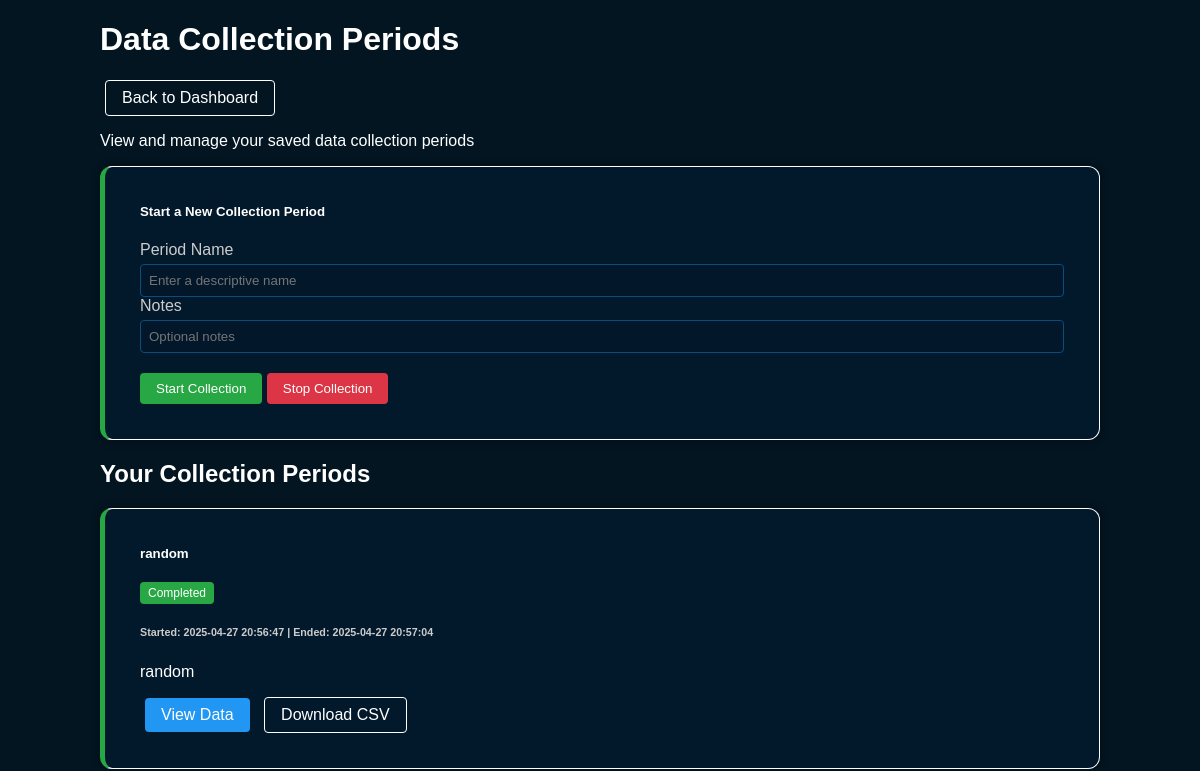
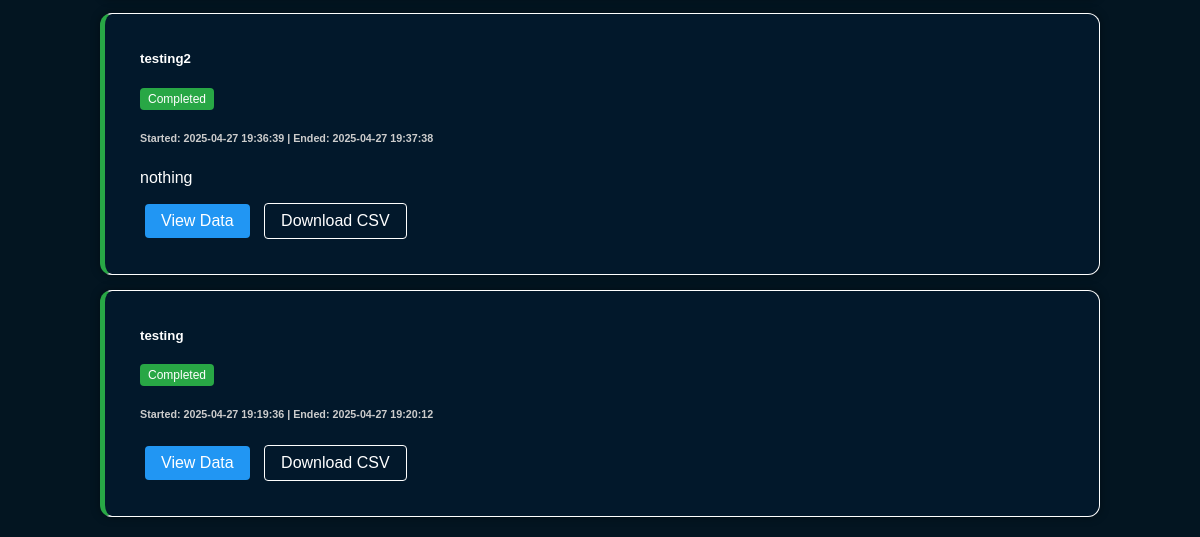
/periods, run on an earlier commit of the app's database (2 pictures, top to bottom).
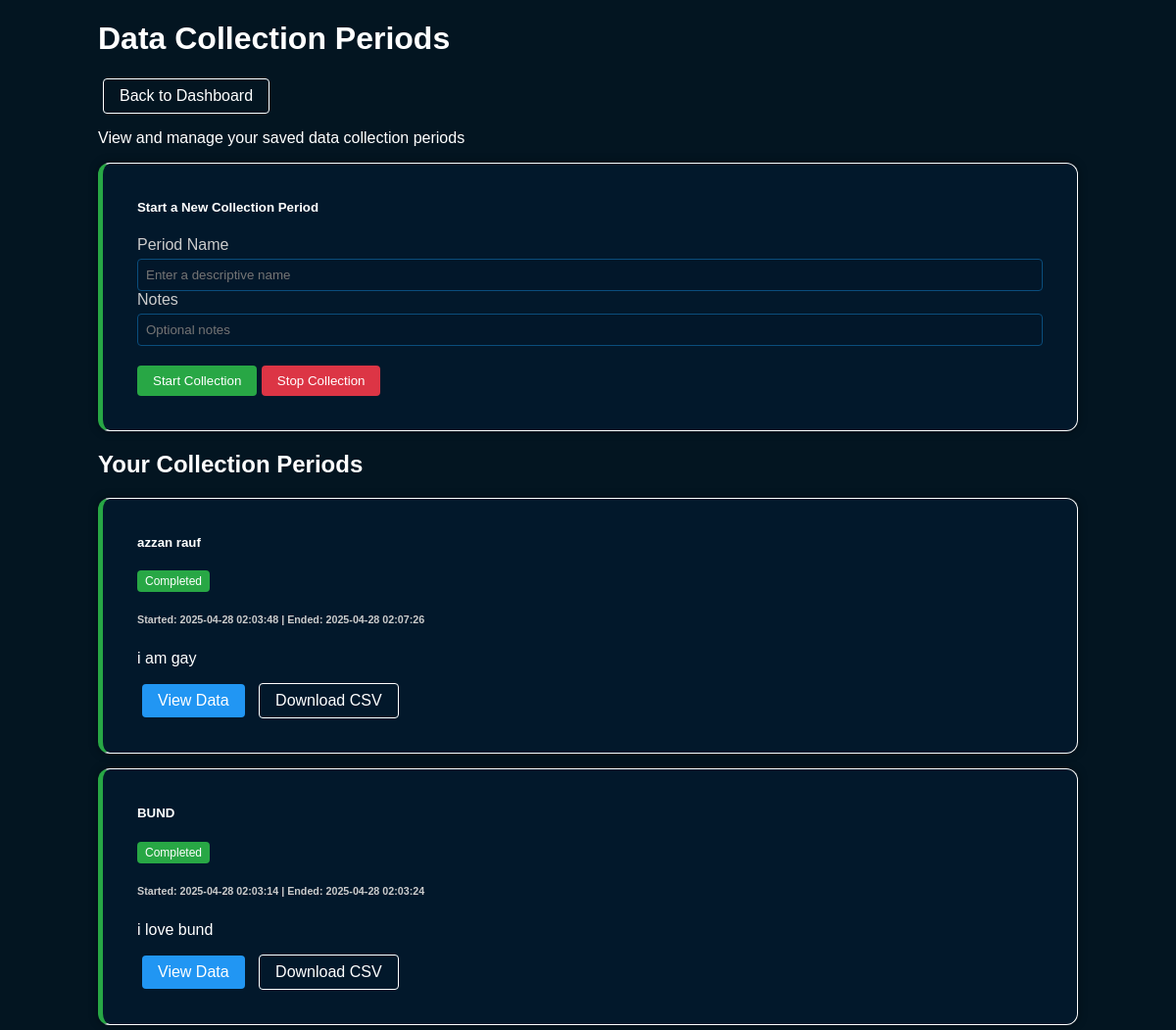
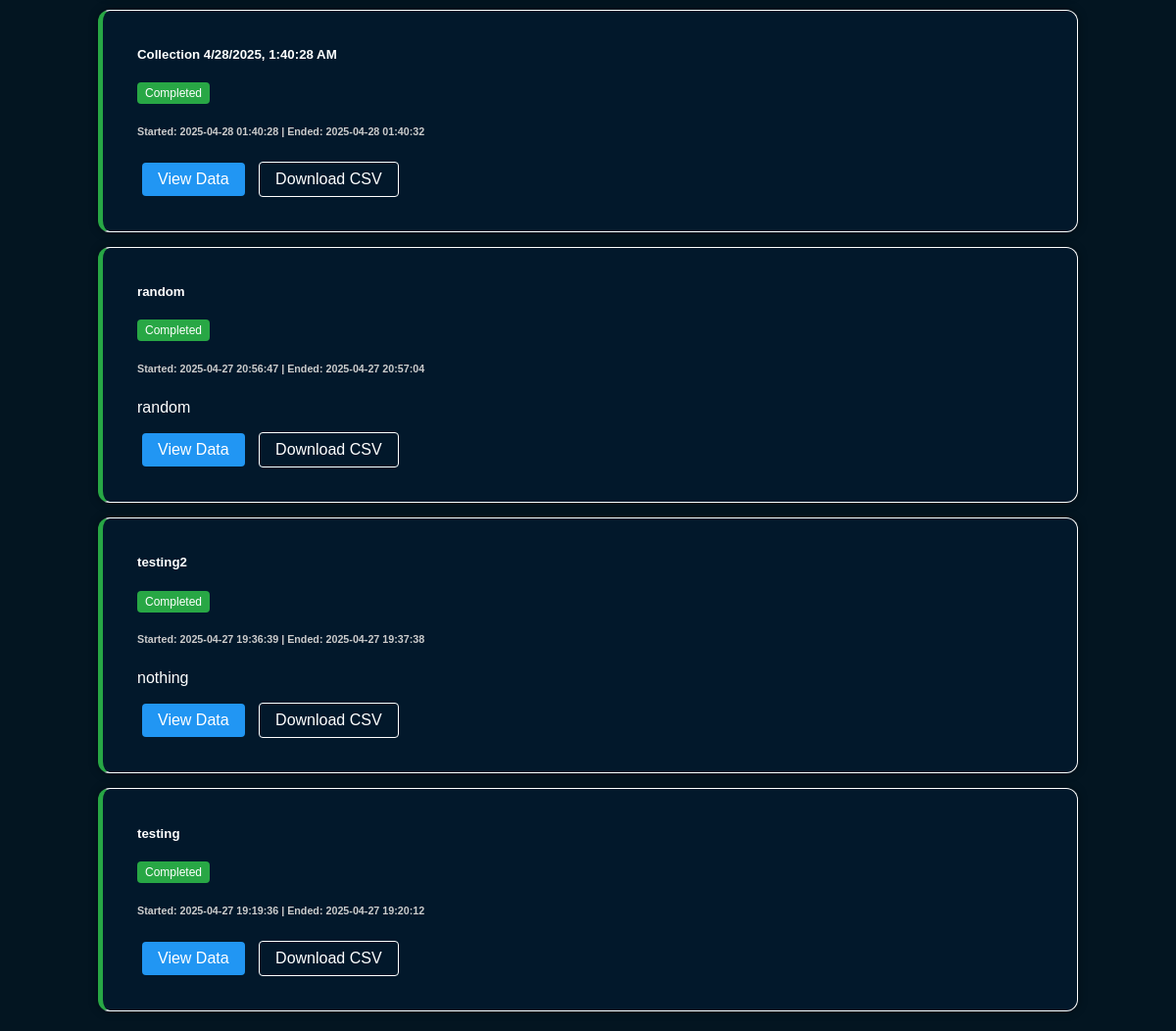
And on a later commit of the database (2 pictures, top to bottom).
### tables this page shows
CREATE TABLE data_periods (
            id INTEGER PRIMARY KEY AUTOINCREMENT,
            name TEXT,
            start_time TEXT,
            end_time TEXT,
            notes TEXT
        );

### app.py (the view)
@app.route('/periods')
def list_periods():
    try:
        periods = get_periods()
        return render_template('periods.html', periods=periods)
    except Exception as e:
        print(f"Error listing periods: {str(e)}")
        print(traceback.format_exc())
        return f"Error: {str(e)}", 500

### app.py (called while the page is built)
def get_db():
    db = getattr(g, '_database', None)
    if db is None:
        db = g._database = sqlite3.connect(DATABASE)
        db.row_factory = sqlite3.Row
    return db

@app.teardown_appcontext
def close_connection(exception):
    db = getattr(g, '_database', None)
    if db is not None:
        db.close()

def dict_factory(cursor, row):
    d = {}
    for idx, col in enumerate(cursor.description):
        d[col[0]] = row[idx]
    return d

def get_periods():
    db = get_db()
    db.row_factory = dict_factory
    cursor = db.cursor()
    cursor.execute('SELECT * FROM data_periods ORDER BY id DESC')
    return cursor.fetchall()

### templates/periods.html (shortened to what this page needs)
<!DOCTYPE html>
<html lang="en">
<head>
</head>
<body>
    <div class="container">
        <header class="mb-4">
            <div class="d-flex justify-content-between align-items-center">
                <h1>Data Collection Periods</h1>
                <a href="/" class="btn-outline">Back to Dashboard</a>
            </div>
            <p class="lead">View and manage your saved data collection periods</p>
        </header>
        <div class="row">
            <div class="col-md-12">
                <div class="card mb-4 period-card">
                    <div class="card-body">
                        <h5 class="card-title">Start a New Collection Period</h5>
                        <form id="start-period-form" class="row g-3 custom">
                            <div class="col-md-6 g-3">
                                <label for="period-name" class="form-label">Period Name</label>
                                <input type="text" class="form-control" id="period-name" placeholder="Enter a descriptive name">
                            </div>
                            <div class="col-md-6">
                                <label for="period-notes" class="form-label">Notes</label>
                                <input type="text" class="form-control" id="period-notes" placeholder="Optional notes">
                            </div>
                            <div class="col-12 button-container">
                                <button type="submit" class="btn btn-success" id="start-button">
                                     Start Collection
                                </button>
                                <button type="button" class="btn btn-danger d-none" id="stop-button">
                                     Stop Collection
                                </button>
                            </div>
                        </form>
                    </div>
                </div>
                <h2>Your Collection Periods</h2>
                <div id="periods-container">
                    {% if periods %}
                        {% for period in periods %}
                            <div class="card period-card {% if not period.end_time %}active{% endif %}">
                                <div class="card-body">
                                    <div class="d-flex justify-content-between">
                                        <h5 class="card-title">{{ period.name }}</h5>
                                        <span class="badge {% if not period.end_time %}bg-primary{% else %}bg-success{% endif %}">
                                            {% if not period.end_time %}Active{% else %}Completed{% endif %}
                                        </span>
                                    </div>
                                    <h6 class="card-subtitle mb-2 text-muted">
                                        Started: {{ period.start_time }}
                                        {% if period.end_time %}
                                            | Ended: {{ period.end_time }}
                                        {% endif %}
                                    </h6>
                                    {% if period.notes %}
                                        <p class="card-text">{{ period.notes }}</p>
                                    {% endif %}
                                    <div class="mt-2">
                                        <a href="/period/{{ period.id }}" class="btn-view">
                                             View Data
                                        </a>
                                        <a href="/period/{{ period.id }}/download?format=csv" class="btn-outline">
                                             Download CSV
                                        </a>
                                    </div>
                                </div>
                            </div>
                        {% endfor %}
                    {% else %}
                        <div class="alert alert-info">
                            No data collection periods found. Start your first one using the form above.
                        </div>
                    {% endif %}
                </div>
            </div>
        </div>
    </div>
</body>
</html>

### templates/periods.html (style rules this page uses)
body { font-family: Arial, sans-serif; margin: 20px; background-color: #031521; color: #fff; }
.container { max-width: 1000px; margin: 0 auto; padding: 0 20px; }
.card { background-color: #052847; border-radius: 12px; margin-bottom: 15px; box-shadow: 0 0 10px rgba(0, 0, 0, 0.4); border: 1px solid white; padding: 0 20px 20px 20px; }
.card-body { padding: 15px; }
.btn-success { background-color: #28a745; color: white; border: none; padding: 8px 16px; border-radius: 4px; cursor: pointer; }
.btn-danger { background-color: #dc3545; color: white; border: none; padding: 8px 16px; border-radius: 4px; cursor: pointer; }
.form-control { width: 100%; padding: 8px; border: 1px solid #0a4d7c; border-radius: 4px; background-color: #02172a; color: white; box-sizing: border-box; }
.form-label { color: #ccc; margin-bottom: 5px; display: block; }
.badge { padding: 4px 8px; border-radius: 4px; font-size: 12px; }
.bg-success { background-color: #28a745; }
.text-muted { color: #ccc !important; }
.period-card { border-left: 5px solid #28a745; background-color: #02182b }
.btn-view { background-color: #2196f3; color: white; border: none; padding: 8px 16px; border-radius: 4px; cursor: pointer; text-decoration: none; display: inline-block; margin: 0 5px; }
.btn-outline { background-color: transparent; color: white; border: 1px solid white; padding: 8px 16px; border-radius: 4px; cursor: pointer; text-decoration: none; display: inline-block; margin: 0 5px; }
.button-container { margin-top: 20px; }

What changed in the data, as far as the page shows it:
added data_periods: name "azzan rauf", shows "Completed", start_time "2025-04-28 02:03:48", end_time "2025-04-28 02:07:26", notes "i am gay"
added data_periods: name "BUND", shows "Completed", start_time "2025-04-28 02:03:14", end_time "2025-04-28 02:03:24", notes "i love bund"
added data_periods: name "Collection 4/28/2025, 1:40:28 AM", shows "Completed", start_time "2025-04-28 01:40:28", end_time "2025-04-28 01:40:32"
